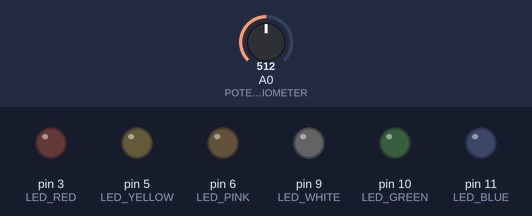
Simulated run of this sketch. Board: Arduino Uno, built with avr-gcc and run on an emulated ATmega328P. On the bench: output pins drawn as LEDs (lit = HIGH). The test bench sets the inputs (shaded band); at power-on: A0 (POTENTIOMETER) = 512. What the sketch prints to the serial monitor is not drawn.

Above: at 1.2 s.
1.3 s: A0 (POTENTIOMETER) set to 538
At 2.5 s:
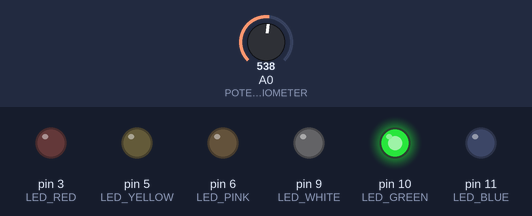
2.8 s: A0 (POTENTIOMETER) set to 510
At 3.7 s:
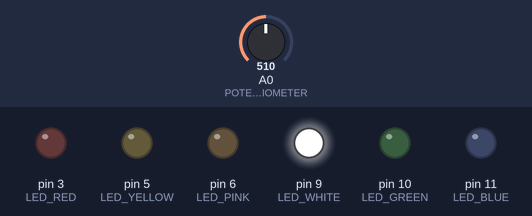
4.3 s: A0 (POTENTIOMETER) set to 266
5.8 s: A0 (POTENTIOMETER) set to 238
At 7.0 s:
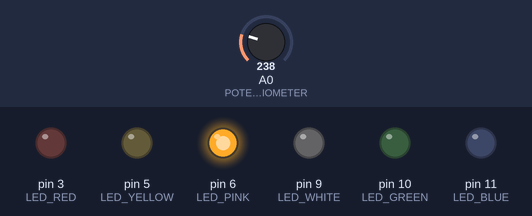
7.3 s: A0 (POTENTIOMETER) set to 785
At 8.3 s:
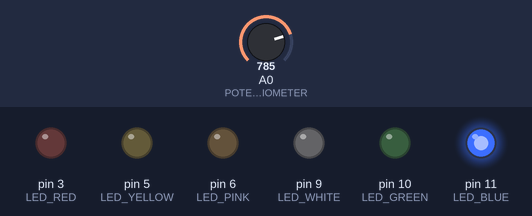
8.8 s: A0 (POTENTIOMETER) set to 751
At 9.5 s:
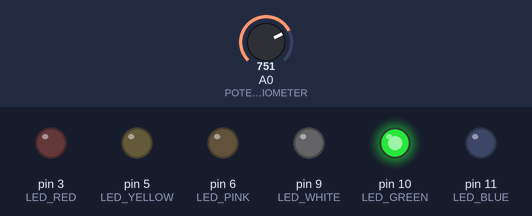
Timing chart, 0 to 11.3 s (numbered marks = the images above; inputs shaded):
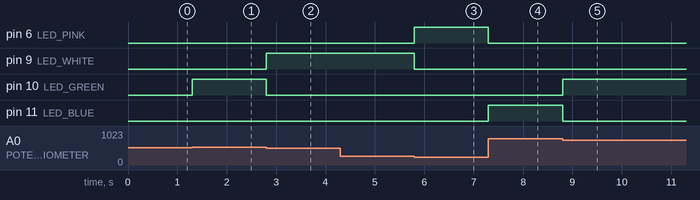

Measured:
- the behaviour switches between 519 and 520 on A0 (POTENTIOMETER) (found by bisection; images 0 and 1)
- the behaviour switches between 256 and 255 on A0 (POTENTIOMETER) (found by bisection; images 2 and 3)
- the behaviour switches between 766 and 765 on A0 (POTENTIOMETER) (found by bisection; images 4 and 5)
- after the input at 1.3 s, pin 10 (LED_GREEN): LOW → HIGH at once
- after the input at 2.8 s, pin 9 (LED_WHITE): LOW → HIGH at once; pin 10 (LED_GREEN): HIGH → LOW at once
- after the input at 4.3 s, every drawn part: stays the same
- after the input at 5.8 s, pin 6 (LED_PINK): LOW → HIGH at once; pin 9 (LED_WHITE): HIGH → LOW at once
- after the input at 7.3 s, pin 6 (LED_PINK): HIGH → LOW at once; pin 11 (LED_BLUE): LOW → HIGH at once
- after the input at 8.8 s, pin 10 (LED_GREEN): LOW → HIGH at once; pin 11 (LED_BLUE): HIGH → LOW at once

The sketch:

CS12020_Lights.ino
```cpp
/* Definitions for the  LEDS, switches and potentiometer on the software serial Sheild
   author: nns
   created 15 Oct 2014
   modified 03 Nov 2019 LGT
*/
//Preprocessor port Definitions
//Hardware port definitions
#define LED_RED 3
#define LED_YELLOW 5
#define LED_PINK 6
#define LED_WHITE 9
#define LED_GREEN 10
#define LED_BLUE 11

#define EMU A1

#define SWITCH1 A4
#define SWITCH2 A5

#define POTENTIOMETER A0
//----------------------------------------------------------------------------
//Configuration of the LEDs, switches & Potentiometers
void setup(){
  // initialize the digital pins as outputs.
  pinMode(LED_RED, OUTPUT);
  pinMode(LED_YELLOW, OUTPUT);
  pinMode(LED_PINK, OUTPUT);
  pinMode(LED_WHITE, OUTPUT);
  pinMode(LED_GREEN, OUTPUT);
  pinMode(LED_BLUE, OUTPUT);

  // Open hardware serial communications and wait for port to open:
  Serial.begin(57600);
  Serial.println("Software serial LED test program");

  // now setup the switches
  pinMode(SWITCH1, INPUT_PULLUP);
  pinMode(SWITCH2, INPUT_PULLUP);

  // now setup the POTENTIOMETER
  pinMode(POTENTIOMETER, INPUT);
}
//-----------------------------------------------------------------------------
//ADD YOUR FUNCTIONS HERE
//Function setLEDs
void setLEDs(boolean state ) {
  Serial.print("Set LEDs to");
  Serial.println(state);
  digitalWrite(LED_PINK, state);
  digitalWrite(LED_WHITE, state);
  digitalWrite(LED_GREEN, state);
  digitalWrite(LED_BLUE, state);
}
//Function blinkLEDs
void blinkLEDs(boolean state){
  Serial.print("Set LEDs to");
  Serial.println(state);
  digitalWrite(LED_PINK, state);
  digitalWrite(LED_WHITE, state);
  digitalWrite(LED_GREEN, state);
  digitalWrite(LED_BLUE, state);
}
//Function cycleLEDs
const int interval =200;
void cycleLEDs(boolean state){
  Serial.print("Set LEDs to");
  Serial.println(state);
  digitalWrite(LED_PINK, state);
  delay(interval);
  digitalWrite(LED_WHITE, state);
  delay(interval);
  digitalWrite(LED_GREEN, state);
  delay(interval);
  digitalWrite(LED_BLUE, state);
  delay(interval);
}
//Function manualControl & Better manual Control
void manualControl(){
  int myvalue =analogRead(POTENTIOMETER);
   if (myvalue >= 0 and myvalue <= 255){
      digitalWrite(LED_PINK,HIGH);
      digitalWrite(LED_WHITE,LOW);
      digitalWrite(LED_GREEN,LOW);
      digitalWrite(LED_BLUE, LOW);
    }
    if (myvalue >= 260 and myvalue <= 510){
      digitalWrite(LED_PINK,LOW);
      digitalWrite(LED_WHITE,HIGH);
      digitalWrite(LED_GREEN,LOW);
      digitalWrite(LED_BLUE, LOW);
    }
    if (myvalue >= 520 and myvalue <= 765){
       digitalWrite(LED_PINK,LOW);
      digitalWrite(LED_WHITE,LOW);
      digitalWrite(LED_GREEN,HIGH);
      digitalWrite(LED_BLUE, LOW);
    }
    if (myvalue >= 775 and myvalue <= 1023){
      digitalWrite(LED_PINK,LOW);
      digitalWrite(LED_WHITE,LOW);
      digitalWrite(LED_GREEN,LOW);
      digitalWrite(LED_BLUE, HIGH);
    }
  }
//------------------------------------------------------------------------------
//Main loop
void loop(){
  // run over and over :
  // check the state of a switch
  //For loop for cycleLEDs
  /*for(int i=0; i < 4; i++){
    int sw2 = digitalRead(SWITCH2);
    if(sw2 ==LOW){
      Serial.println("Switch 2 pressed");
      cycleLEDs(HIGH);
    }else{
      if(sw2 ==HIGH){
        Serial.println("Switch 2 is released");
        cycleLEDs(LOW);
      }
      break;
    }
  }
*/
  //For loop for manualControl
  manualControl();
//---------------------------------------------------------------------------------
}
```
